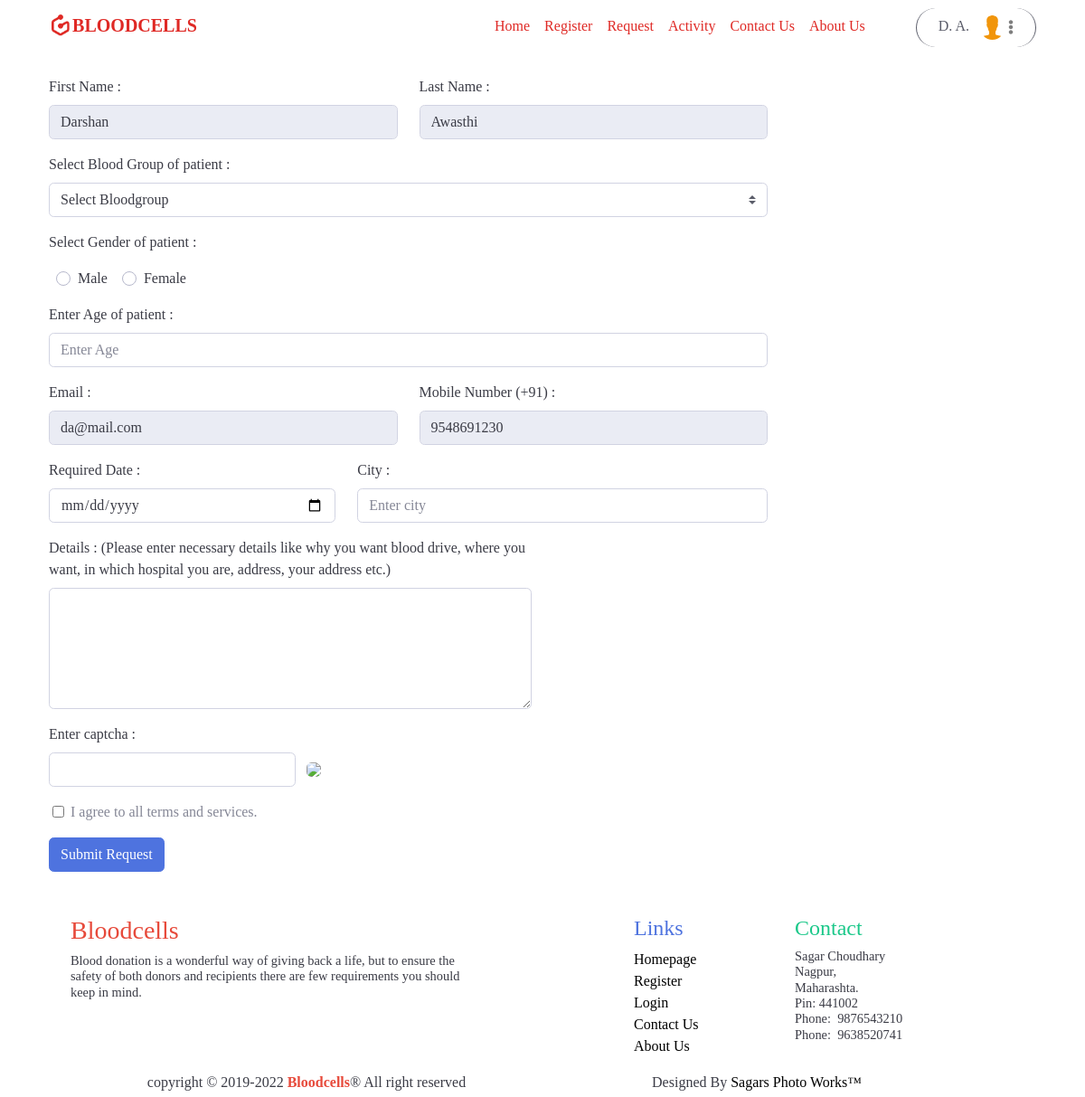
Page /request.php (signed in) on the committed database.
### tables this page shows
CREATE TABLE `user_reg` (
  `id` int(10) NOT NULL,
  `fname` text NOT NULL,
  `lname` text NOT NULL,
  `bgroup` varchar(20) NOT NULL,
  `gender` text NOT NULL,
  `age` int(3) NOT NULL,
  `email` varchar(40) NOT NULL,
  `pincode` int(6) NOT NULL,
  `mobno` bigint(11) NOT NULL,
  `state` text NOT NULL,
  `district` text NOT NULL,
  `city` text NOT NULL,
  `pwd` varchar(40) NOT NULL
);

### request.php (the view, shortened to what this page needs)
<?php require_once 'dataconn/request_server.php'; ?>
<!DOCTYPE html>
<html>
  <head>
    <?php include('include/common_links.php'); ?>
    <link rel="stylesheet" href="css/request.css" type="text/css">
  </head>
  <body id="page-top">
    <div class="">
      <div class="">
        <nav class="navbar navbar-expand-lg navbar-light">
          <div class="container">
            <a class="navbar-brand text-uppercase font-weight-bold" id="logo-name"href="index.php"><img src="assets/Component.png" id="logo1" alt="component">Bloodcells</a>
            <div class="collapse navbar-collapse" id="navbarSupportedContent1">
              <ul class="navbar-nav ml-auto font-weight-normal">
                <li class="nav-item active"> <a class="nav-link navigation-icon" href="index.php">Home</a> </li>
                <li class="nav-item"> <a class="nav-link navigation-icon" href="register.php">Register</a> </li>
                <li class="nav-item"> <a class="nav-link navigation-icon active" href="all_request.php">Request</a> </li>
                <li class="nav-item"> <a class="nav-link navigation-icon" href="camps.php">Activity</a> </li>
                <li class="nav-item"> <a class="nav-link navigation-icon" href="contact.php">Contact Us</a> </li>
                <li class="nav-item"> <a class="nav-link navigation-icon" href="about.php">About Us</a> </li>
<?php if (!isset($_SESSION['email'])): ?>
    <li class="nav-item ml-5"> <a class="nav-link" href="login.php"><h6 class="login-button">Log-in</h6></a> </li>
<?php else: ?>
<?php $email = $_SESSION['email'];
$mysqli = new mysqli('localhost','root','','bloodcells') or die(mysqli_error($mysqli));
$user = $mysqli->query("SELECT SUBSTRING(fname,1,1),SUBSTRING(lname,1,1) FROM `user_reg` WHERE `email`='$email'") or die($mysqli->error);
$arrayy = $user->fetch_assoc();
?>
            <li class="nav-item dropdown no-arrow ml-5 border-right border-left rounded-pill border-dark px-3">
              <a class="nav-link dropdown-toggle" href="#" id="userDropdown" role="button" data-toggle="dropdown" aria-haspopup="true" aria-expanded="false">
                <span class="mr-2 d-none d-lg-inline text-capitalize text-dark"><?php echo $arrayy['SUBSTRING(fname,1,1)'].". ".$arrayy['SUBSTRING(lname,1,1)']."."; ?></span>
                <img class="img-profile rounded-circle" src="assets/Icon-person@2x.png" data-size="60x60"><img src="assets/ellipsis-v-solid.svg" class="ml-1 opacity-1" style="opacity: 0.5;" alt=""  width="6">
              </a>
            </li><?php endif; ?>
              </ul>
            </div>
          </div>
        </nav>
      </div>
      <div class="container">
<?php
    $email = $_SESSION['email'];
    $mysqli = new mysqli('localhost','root','','bloodcells') or die(mysqli_error($mysqli));
    $data = $mysqli->query("SELECT * FROM user_reg WHERE email = '$email'") or die($mysqli->error);
  ?>
    <?php $row = $data->fetch_assoc() ?>
        <div class="mt-4">
          <form action="dataconn/request_server.php" class="needs-validation" method="post" novalidate>
            <div class="row w-75">
              <div class="form-group col-lg-6 col-12 col-sm-12 col-md-12">
                <label for="fname" class="text-gray-900">First Name :</label>
                <input type="text" class="form-control text-gray-900" id="fname" value="<?php echo $row['fname']; ?>" placeholder="Enter First Name" readonly name="fname" autocomplete="off" required>
              </div>
              <div class="form-group col-lg-6 col-12 col-sm-12 col-md-12">
                <label for="lname" class="text-gray-900">Last Name :</label>
                <input type="text" class="form-control text-gray-900" id="lname" placeholder="Enter Last Name" value="<?php echo $row['lname']; ?>" readonly name="lname" autocomplete="off"  required>
              </div>
            </div>
            <?php
            $mysqli = new mysqli('localhost','root','','bloodcells') or die(mysqli_error($mysqli));
            ?>
            <div class="row w-75">
              <div class="form-group col-4 col-md-12 col-sm-12">
                <label for="bloodgroup" class="text-gray-900">Select Blood Group of patient :</label>
                <select name="bloodgroup" class="text-gray-900 custom-select form-control" autocomplete="off" required>
                  <option value="" selected="" disabled="">Select Bloodgroup</option>
                </select>
              </div>
              <div class="form-group col-3 col-md-12 col-sm-12">
              <label for="gender" class="text-gray-900">Select Gender of patient :</label>
              <div class="row ml-2 mt-2">
                <div class="custom-control text-gray-900 custom-radio custom-control-inline">
                  <label class="custom-control-label" for="customControlValidation2">Male</label>
                </div>
                <div class="custom-control text-gray-900 custom-radio custom-control-inline">
                  <label class="custom-control-label" for="customControlValidation3">Female</label>
                </div>
              </div>
            </div>
            <div class="form-group col-5 col-md-12 col-sm-12">
                <label for="age" class="text-gray-900">Enter Age of patient :</label>
                <input type="text" class="text-gray-900 form-control" id="age" placeholder="Enter Age" name="age" autocomplete="off" maxlength="2" pattern="[0-9]{2}" required>
              </div>
            </div>
<?php
    $email = $_SESSION['email'];
    $mysqli = new mysqli('localhost','root','','bloodcells') or die(mysqli_error($mysqli));
    $data = $mysqli->query("SELECT * FROM user_reg WHERE email = '$email'") or die($mysqli->error);
  ?>
    <?php $row = $data->fetch_assoc() ?>
            <div class="row w-75">
              <div class="form-group col-lg-6 col-12 col-sm-12 col-md-12">
                <label for="email" class="text-gray-900">Email : </label>
                <input type="email" class="text-gray-900 form-control" id="email" autocomplete="off" placeholder="Enter Email" value="<?php echo $row['email']; ?>" readonly name="email" required>
              </div>
              <div class="form-group col-lg-6 col-12 col-sm-12 col-md-12">
                <label for="mobno" class="text-gray-900">Mobile Number (+91) : </label>
                <input type="number" class="text-gray-900 form-control" id="mobno" placeholder="Enter Mobile Number" value="<?php echo $row['mobno']; ?>" readonly name="mobile" autocomplete="off" required>
              </div>
            </div>
            <div class="row form-group w-75">
                  <div class="col-lg-5 col-12 col-sm-12 col-md-12">
                  <label for="reqdate" class="text-gray-900">Required Date :</label>
                  <input type="date" name="required_date" value="" class="text-gray-900 form-control" placeholder="Select date and time" required>
                </div>
                <div class="col-lg-7 col-12 col-sm-12 col-md-12">
                  <label for="city" class="text-gray-900">City :</label>
                  <input type="text" name="city" class="text-gray-900 form-control" placeholder="Enter city" required>
                </div>
              </div>
              <div class="form-group pl-0 ml-0 col-12 col-sm-12 col-md-12 w-50">
                <label for="details" class="text-gray-900">Details : (Please enter necessary details like why you want blood drive, where you want, in which hospital you are, address, your address etc.)</label>
                <div class="">
                <textarea name="details" class="text-gray-900 form-control" rows="5" required></textarea>
              </div>
              </div>
            <div>
              <div class="form-group mt-3">
                  <label for="vercode" class="text-gray-900">Enter captcha : </label>
                  <div class="form-inline">
                    <input type="text" class="text-gray-900 form-control w-25" name="vercode" maxlength="5" autocomplete="off" required/>&nbsp;&nbsp;&nbsp;
                    <img src="dataconn/captcha.php" class="rounded">
                  </div>
                </div>
              </div>
            <div class="form-group form-check ml-1">
              <label class="form-check-label">
                <input class="form-check-input text-gray-900" type="checkbox" name="remember" required> I agree to all terms and services.
              </label>
            </div>
            <button type="submit" class="btn btn-primary" name="submit">Submit Request</button>
          </form>
        </div>
      </div>
      <?php include 'include/footer.php'; ?>
    </body>
  </html>

### css/request.css (style rules this page uses)
a { text-decoration: none; }
li { list-style: none; }
.navigation-icon { color: #df2925!important; text-emphasis-color: red; }
#logo-name { color: #df2925; }
body nav div #logo1 { height: 30px; padding: 3px ; margin-bottom: 4px; }
a { text-decoration: none; color: #000; }

### rows in the picture
user_reg: fname "Darshan", lname "Awasthi", email "da@mail.com", mobile "9548691230"

### other values in the picture
$arrayy['SUBSTRING(fname,1,1)'] "D"
$arrayy['SUBSTRING(lname,1,1)'] "A"
